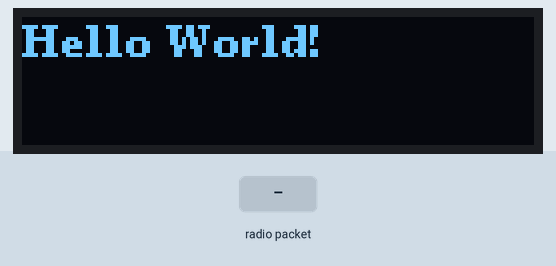
Simulated run of this sketch. Board: Arduino Uno, built with avr-gcc and run on an emulated ATmega328P. Parts: 128×32 one-colour display. Inputs (shaded band) come from the test bench. No radio packets arrive unless stated; what the sketch prints to the serial monitor is not drawn.

Above: at 3.3 s.

The sketch:

radio_receive_mothbot_struct.ino
```cpp
#include <U8g2lib.h>

#include <SPI.h>
#include <Wire.h>
#include <RH_RF95.h>
//#include <ArduinoJson.h> //https://arduinojson.org/v6/doc/installation/

// Radio pins for mothbot
#define RFM95_CS 8
#define RFM95_RST 7
#define RFM95_INT 2

U8G2_SSD1306_128X32_UNIVISION_F_HW_I2C u8g2(U8G2_R0, /* reset=*/ U8X8_PIN_NONE);   // pin remapping with ESP8266 HW I2C

// Change to 434.0 or other frequency, must match RX's freq!
#define RF95_FREQ 915.0

// Singleton instance of the radio driver
RH_RF95 rf95(RFM95_CS, RFM95_INT);

// Blinky on receipt
//#define LED 5

typedef struct {
  char sender[13];
  char message[100];
  int timestamp;
} Payload;
Payload theData;


void setup()
{

  u8g2.begin();
    u8g2.clearBuffer();          // clear the internal memory
  u8g2.setFont(u8g2_font_ncenB08_tr); // choose a suitable font
  u8g2.drawStr(0,10,"Hello World!");  // write something to the internal memory
  u8g2.sendBuffer();          // transfer internal memory to the display
   delay(1000);

Serial.begin(9600);
  //while (!Serial) {
   // delay(1);
  //}
  delay(100);


  //pinMode(LED, OUTPUT);
  pinMode(RFM95_RST, OUTPUT);
  digitalWrite(RFM95_RST, HIGH);


   delay(1000);


  //Serial.println("Feather LoRa RX Test!");

  // manual reset
  digitalWrite(RFM95_RST, LOW);
  delay(10);
  digitalWrite(RFM95_RST, HIGH);
  delay(10);

  while (!rf95.init()) {
    Serial.println("LoRa radio init failed");
    Serial.println("Uncomment '#define SERIAL_DEBUG' in RH_RF95.cpp for detailed debug info");
    while (1);
  }
  Serial.println("LoRa radio init OK!");

  // Defaults after init are 434.0MHz, modulation GFSK_Rb250Fd250, +13dbM
  if (!rf95.setFrequency(RF95_FREQ)) {
    Serial.println("setFrequency failed");
    while (1);
  }
  Serial.print("Set Freq to: "); Serial.println(RF95_FREQ);

  // Defaults after init are 434.0MHz, 13dBm, Bw = 125 kHz, Cr = 4/5, Sf = 128chips/symbol, CRC on

  // The default transmitter power is 13dBm, using PA_BOOST.
  // If you are using RFM95/96/97/98 modules which uses the PA_BOOST transmitter pin, then
  // you can set transmitter powers from 5 to 23 dBm:
  rf95.setTxPower(23, false);
  Serial.print("max buff:");
  Serial.println(RH_RF95_MAX_MESSAGE_LEN);

}

void loop()
{
  if (rf95.available())
  {
    // Should be a message for us now
    uint8_t buf[sizeof(Payload)];
    uint8_t len = sizeof(buf);

    if (rf95.recv(buf, &len))
    {


      //digitalWrite(LED, HIGH);
      //RH_RF95::printBuffer("Received: ", buf, len);
      Serial.print("Got: ");
      Serial.println((char*)buf);
       Serial.print("RSSI: ");
      Serial.println(rf95.lastRssi(), DEC);

     theData = *(Payload*)buf;
      Serial.print(" sender=");
      Serial.print(theData.sender);
      Serial.print("message=");
      Serial.print(theData.message);


      uint8_t data[] = "And hello back to you";
      rf95.send(data, sizeof(data));
      rf95.waitPacketSent();
      Serial.println("Sent a reply");
      //digitalWrite(LED, LOW);


    }
    else
    {
      Serial.println("Receive failed");
    }
  }
}
```
